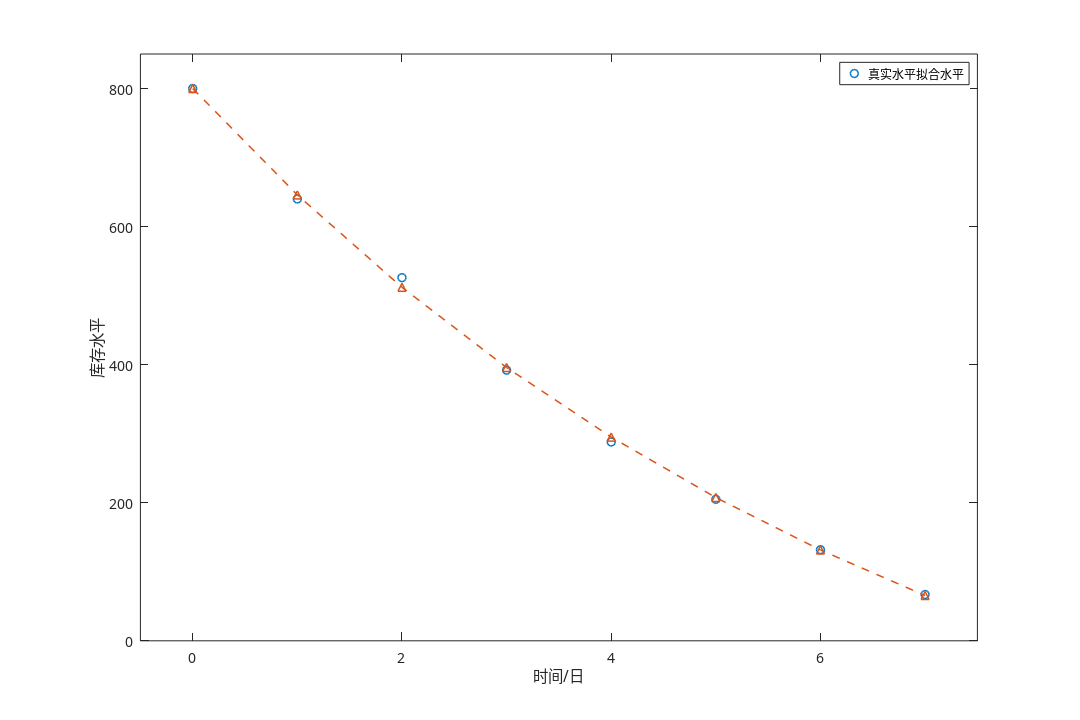
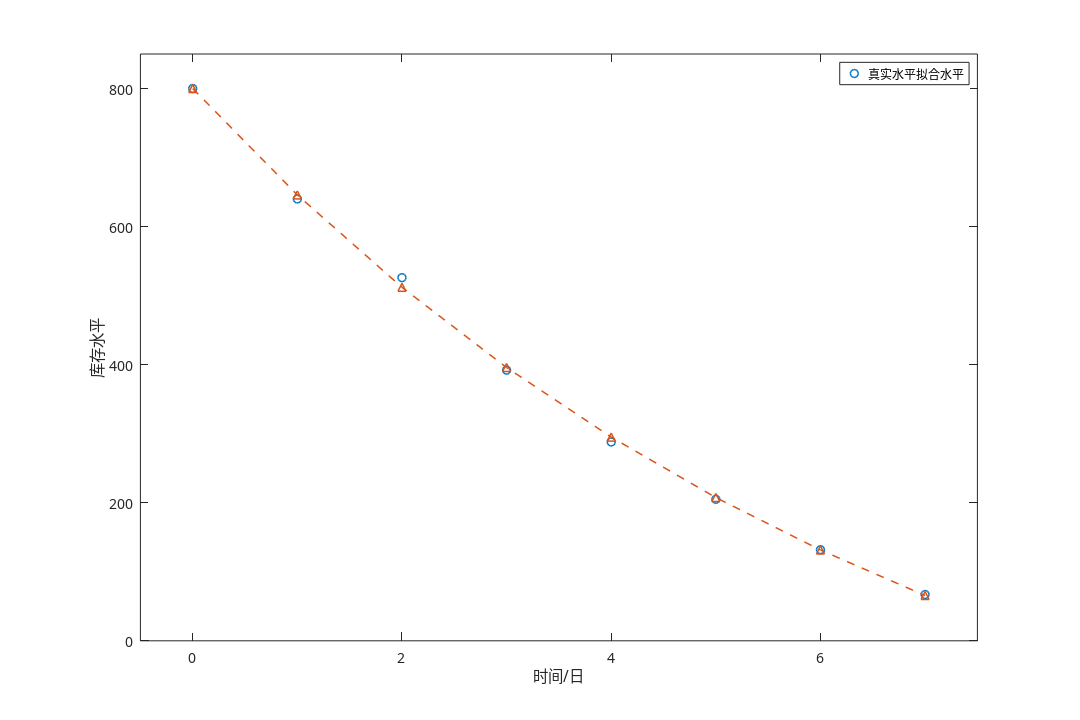

These figures' MATLAB source, in order:
% clear data and figure
clc;
clear;
close all;
% 
load data.mat
Q=800;
% start
t=[0:7]';
I_t_data=I_t_data';
I_t_data_Q=[Q;I_t_data];
l=length(I_t_data);
I1_cumsum=cumsum(I_t_data_Q(1:end-1,1));
I2_cumsum=cumsum(I_t_data_Q(2:end,1));
I_t_cum=1/2*I1_cumsum+1/2*I2_cumsum;  % accumulative series
% estimate parameter
time0=t(2:end);
% B=[I_t_cum(2:end,1),time0,ones(l-1,1)];
B=[I_t_cum,time0];
Y=I_t_data-Q;
p=pinv(B'*B)*B'*Y;
theta=-p(1);
d=-p(2);
save('direct_method_estimates.mat','theta','d')
% time sponse function
c=Q+d/theta;
I_t_sim=c*exp(-theta*t)-d/theta;
% plot figure
fig1=figure('unit','centimeters','position',[10,10,15,10],'PaperPosition',[10,10,15,10],'PaperSize',[15,10]);
plot(t,I_t_data_Q,'LineStyle','none','Marker','o','MarkerSize',8,'LineWidth',1.5)
hold on
plot(t,I_t_sim,'LineStyle','--','LineWidth',1.5,'Marker','^','MarkerSize',8)
xlabel({'时间/日'},'FontSize',14);
ylabel(['库存水平'],'FontSize',14)
set(gca,'FontName','Microsoft YaHei','FontSize',14,'Xlim',[-0.5,7.5],'Ylim',[0,850]);
legend(["真实水平","拟合水平"],'location','northeast','FontSize',12,'NumColumns',1);
% save figure
savefig(fig1,'.\figure\grey_direct_method.fig');
exportgraphics(fig1,'.\figure\grey_direct_method.pdf')

